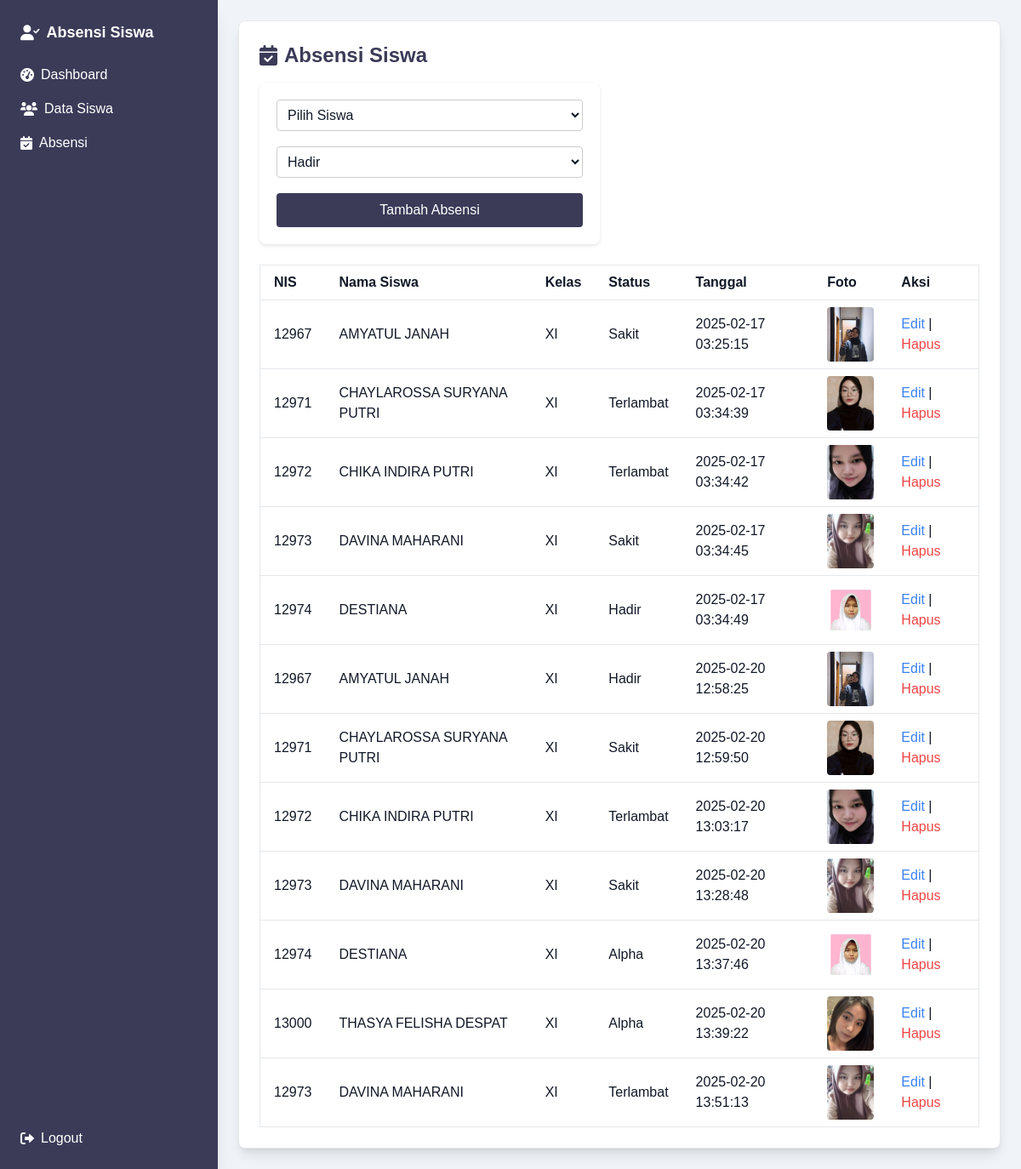
Screenshot of /absensi.php (signed in) with the database file from the repository.
### tables this page shows
CREATE TABLE `absensi` (
  `id` int(11) NOT NULL,
  `siswa_id` int(11) NOT NULL,
  `status` enum('Hadir','Sakit','Terlambat','Alpha') NOT NULL,
  `tanggal` timestamp NOT NULL DEFAULT current_timestamp(),
  `foto` varchar(255) DEFAULT NULL
);

CREATE TABLE `siswa` (
  `id` int(11) NOT NULL,
  `nama` varchar(100) NOT NULL,
  `kelas` varchar(50) NOT NULL,
  `jurusan` varchar(100) NOT NULL,
  `foto` varchar(255) DEFAULT NULL,
  `nis` varchar(20) NOT NULL
);

### absensi.php (the view, shortened to what this page needs)
<?php
include 'config.php';
$query = "SELECT absensi.id, siswa.nis, siswa.nama, siswa.kelas, absensi.status, absensi.tanggal, siswa.foto
          FROM absensi
          JOIN siswa ON absensi.siswa_id = siswa.id
          WHERE 1=1";
$result = mysqli_query($conn, $query);
?>
<!DOCTYPE html>
<html lang="id">
<head>
    <script src="https://cdn.tailwindcss.com"></script>
    <link rel="stylesheet" href="https://cdnjs.cloudflare.com/ajax/libs/font-awesome/6.0.0/css/all.min.css">
</head>
<body class="bg-[#F0F4F8] text-gray-900 flex">
<nav class="bg-[#3B3B58] text-white w-64 min-h-screen p-6 shadow-xl flex flex-col">
        <h1 class="text-lg font-bold mb-6 flex items-center"><i class="fas fa-user-check mr-2"></i> Absensi Siswa</h1>
        <ul class="space-y-4 flex-grow">
            <li><a href="dashboard.php" class="block hover:text-gray-300 flex items-center"><i class="fas fa-tachometer-alt mr-2"></i> Dashboard</a></li>
            <li><a href="siswa.php" class="block hover:text-gray-300 flex items-center"><i class="fas fa-users mr-2"></i> Data Siswa</a></li>
            <li><a href="absensi.php" class="block hover:text-gray-300 flex items-center"><i class="fas fa-calendar-check mr-2"></i> Absensi</a></li>
        </ul>
        <a href="logout.php" class="block hover:text-gray-300 flex items-center mt-auto"><i class="fas fa-sign-out-alt mr-2"></i> Logout</a>
    </nav>
    <div class="flex-1 p-6">
        <div class="bg-white shadow-lg p-6 rounded-lg border border-gray-200">
            <h2 class="text-2xl font-semibold mb-4 text-[#3B3B58] flex items-center"><i class="fas fa-calendar-check mr-2"></i> Absensi Siswa</h2>
            <form method="POST" class="mb-6">
                <select name="siswa_id" required class="border p-2 rounded mb-2 w-full">
                    <option value="">Pilih Siswa</option>
                </select>
                <select name="status" required class="border p-2 rounded mb-2 w-full">
                    <option value="Hadir">Hadir</option>
                </select>
                <button type="submit" name="add_absensi" class="bg-[#3B3B58] text-white p-2 rounded">Tambah Absensi</button>
            </form>
            <table class="min-w-full bg-white border border-gray-200">
                <thead>
                    <tr>
                        <th class="py-2 px-4 border-b text-left">NIS</th>
                        <th class="py-2 px-4 border-b text-left">Nama Siswa</th>
                        <th class="py-2 px-4 border-b text-left">Kelas</th>
                        <th class="py-2 px-4 border-b text-left">Status</th>
                        <th class="py-2 px-4 border-b text-left">Tanggal</th>
                        <th class="py-2 px-4 border-b text-left">Foto</th>
                        <th class="py-2 px-4 border-b text-left">Aksi</th>
                    </tr>
                </thead>
                <tbody>
                <?php
                    if ($result->num_rows > 0) {
                        while ($row = $result->fetch_assoc()) { ?>
                            <tr>
                                <td class="py-2 px-4 border-b"><?= htmlspecialchars($row['nis']); ?></td>
                                <td class="py-2 px-4 border-b"><?= htmlspecialchars($row['nama']); ?></td>
                                <td class="py-2 px-4 border-b"><?= htmlspecialchars($row['kelas']); ?></td>
                                <td class="py-2 px-4 border-b"><?= htmlspecialchars($row['status']); ?></td>
                                <td class="py-2 px-4 border-b"><?= htmlspecialchars($row['tanggal']); ?></td>
                                <td class="py-2 px-4 border-b"><img src="uploads/<?= htmlspecialchars($row['foto']); ?>" alt="Foto Siswa" class="w-16 h-16 object-cover rounded"></td>
                                <td class="py-2 px-4 border-b">
                                    <a href="absensi.php?edit_absensi=<?= $row['id'] ?>" class="text-blue-500">Edit</a> |
                                    <a href="absensi.php?delete_absensi=<?= $row['id'] ?>" onclick="return confirm('Yakin?')" class="text-red-500">Hapus</a>
                                </td>
                            </tr>
                        <?php }
                    } else {
                        echo "<tr><td colspan='7' class='text-center py-4'>Tidak ada data ditemukan</td></tr>";
                    }
                    ?>
                </tbody>
            </table>
        </div>
    </div>
</body>
</html>

### absensi.php (style rules this page uses)
body { font-family: 'Poppins', sans-serif; }
form { background: white; padding: 20px; border-radius: 8px; box-shadow: 0 2px 4px rgba(0, 0, 0, 0.1); display: flex; flex-direction: column; gap: 10px; max-width: 400px; }
select, button { padding: 10px; border-radius: 6px; border: 1px solid #ccc; font-size: 16px; }
select { background: white; cursor: pointer; }
button { background: #2c2f5b; color: white; font-weight: bold; border: none; cursor: pointer; transition: background 0.3s; }
option { font-size: 16px; }

### rows the page displays
absensi: siswa.nis "12967", siswa.nama "AMYATUL JANAH", siswa.kelas "XI", status "Sakit", tanggal "2025-02-17 03:25:15", siswa.foto (picture)
absensi: siswa.nis "12971", siswa.nama "CHAYLAROSSA SURYANA PUTRI", siswa.kelas "XI", status "Terlambat", tanggal "2025-02-17 03:34:39", siswa.foto (picture)
absensi: siswa.nis "12972", siswa.nama "CHIKA INDIRA PUTRI", siswa.kelas "XI", status "Terlambat", tanggal "2025-02-17 03:34:42", siswa.foto (picture)
absensi: siswa.nis "12973", siswa.nama "DAVINA MAHARANI", siswa.kelas "XI", status "Sakit", tanggal "2025-02-17 03:34:45", siswa.foto (picture)
absensi: siswa.nis "12974", siswa.nama "DESTIANA", siswa.kelas "XI", status "Hadir", tanggal "2025-02-17 03:34:49", siswa.foto (picture)
absensi: siswa.nis "12967", siswa.nama "AMYATUL JANAH", siswa.kelas "XI", status "Hadir", tanggal "2025-02-20 12:58:25", siswa.foto (picture)
absensi: siswa.nis "12971", siswa.nama "CHAYLAROSSA SURYANA PUTRI", siswa.kelas "XI", status "Sakit", tanggal "2025-02-20 12:59:50", siswa.foto (picture)
absensi: siswa.nis "12972", siswa.nama "CHIKA INDIRA PUTRI", siswa.kelas "XI", status "Terlambat", tanggal "2025-02-20 13:03:17", siswa.foto (picture)
absensi: siswa.nis "12973", siswa.nama "DAVINA MAHARANI", siswa.kelas "XI", status "Sakit", tanggal "2025-02-20 13:28:48", siswa.foto (picture)
absensi: siswa.nis "12974", siswa.nama "DESTIANA", siswa.kelas "XI", status "Alpha", tanggal "2025-02-20 13:37:46", siswa.foto (picture)
absensi: siswa.nis "13000", siswa.nama "THASYA FELISHA DESPAT", siswa.kelas "XI", status "Alpha", tanggal "2025-02-20 13:39:22", siswa.foto (picture)
absensi: siswa.nis "12973", siswa.nama "DAVINA MAHARANI", siswa.kelas "XI", status "Terlambat", tanggal "2025-02-20 13:51:13", siswa.foto (picture)
